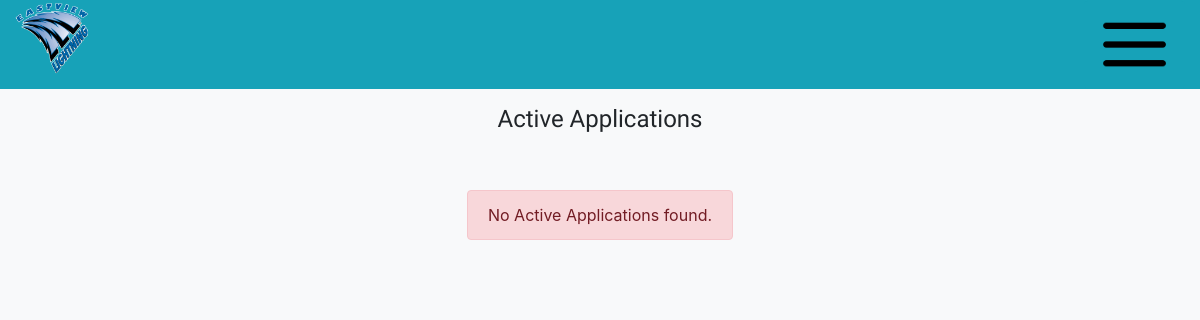
The app's page /AdminPage/Applications (signed in), older data.
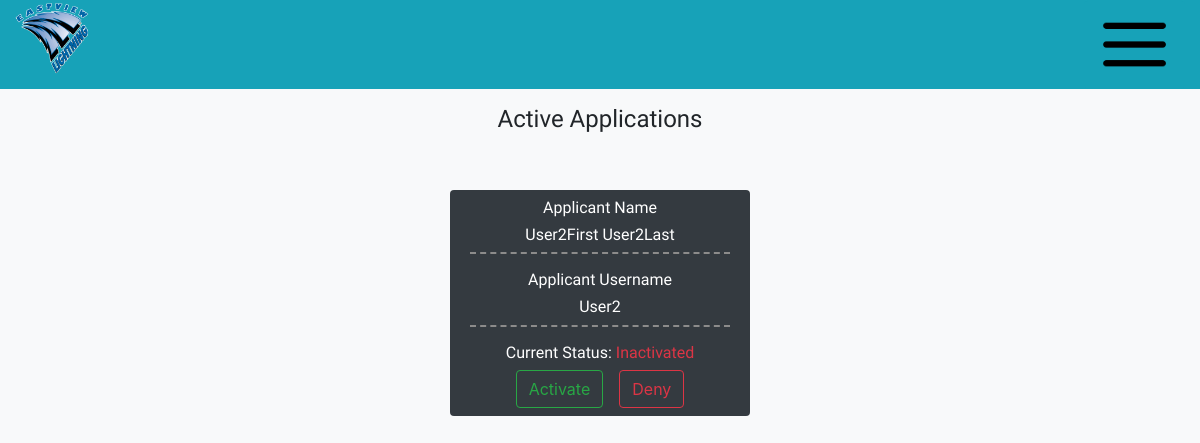
The same page, newer data.
### MainPage/models.py (models this page shows, shortened)
class Member(models.Model):
    user = models.OneToOneField(User,on_delete=models.CASCADE)
    profileimage = models.ImageField(default='/Person.png')
    text = models.TextField(default="I am a member of the Eastview Science Olympiad Team. It's a really fun time to be a part of the team, the events are great and never are boring. Maybe you should join sometime.")
    events = models.ManyToManyField(Event,blank=True)
    awards = models.ManyToManyField(Award,blank=True)
    Is_Capitan = models.BooleanField(default=False)
    AccountStatus = models.CharField(max_length=11,choices=AccStatus,default="Inactivated")

### AdminConsole/views.py (the view)
# urls.py: path('AdminPage/Applications',Admin_views.Applications,name="Applications"),
def Applications(request):
    if request.user.is_staff:
        if request.method == "POST":
            username = request.POST.get("username")
            Person = Member.objects.get(user=User.objects.get(username=username))
            if request.POST.get("intent") == "Activate":
                Person.AccountStatus = "Activated"
                Person.save()
            else:
                Person.AccountStatus = "Rejected"
                Person.save()
            return JsonResponse({"request":"Success"})
        else:
            context = {
                "Applicants":Member.objects.filter(Q(AccountStatus="Rejected")|Q(AccountStatus="Inactivated")),
            }
            return render(request, 'AdminConsole/Applications.html',context)
    else:
        return redirect('MainPage')

### templates/AdminConsole/Applications.html (shortened to what this page needs)
{% load static %}
<!DOCTYPE html>
<html>
    <head>
        <link rel="stylesheet" href="https://stackpath.bootstrapcdn.com/bootstrap/4.3.1/css/bootstrap.min.css">
        <link rel="stylesheet" href="//cdnjs.cloudflare.com/ajax/libs/jasny-bootstrap/4.0.0/css/jasny-bootstrap.min.css">
        <link rel="stylesheet" href="{% static 'MainPage/style.css' %}">
        <link href="//maxcdn.bootstrapcdn.com/bootstrap/4.0.0/css/bootstrap.min.css" rel="stylesheet" id="bootstrap-css">
    </head>
    <body class="bg-light">
        <div class="container-fluid px-0">
            <div class="row d-flex align-items-center bg-info mx-0">
                <div class="col align-self-start">
                    <img src="{% static 'MainPage/EVHS_Logo.png' %}" class="Logo">
                </div>
                <div class="col align-self-center">
                </div>
                <div class="col align-self-end justify-content-end">
                    <button class="Menu btn btn-info float-right"><img src="{% static 'MainPage/Menu.png' %}" class="Logo"></button>
                </div>
            </div>
        </div>
        <div class="container-fluid bg-light d-flex justify-content-center px-0 mt-3">
            <h1 class="display title">Active Applications</h1>
        </div>
        <div class="container-fluid px-0 mb-4 bg-light">
            <div class="row mx-0 d-flex justify-content-center">
                {% for applicant in Applicants %}
                <div class="col-md-3 col-sm-6 align-self-center mt-5 mx-2 bg-dark rounded d-flex justify-content-center">
                    <div class="container-fluid">
                        <div class="row d-flex justify-content-center">
                            <h3 class="username text-white mt-2">Applicant Name</h3>
                        </div>
                        <div class="row d-flex justify-content-center">
                            <h3 class="username text-white">{{applicant.user.first_name}} {{applicant.user.last_name}}</h3>
                        </div>
                        <div class="row">
                            <hr class="divider bg-dark mt-0">
                        </div>
                        <div class="row d-flex justify-content-center">
                            <h3 class="username text-white">Applicant Username</h3>
                        </div>
                        <div class="row d-flex justify-content-center">
                            <h3 class="UsernameContainer username text-white">{{applicant.user.username}}</h3>
                        </div>
                        <div class="row">
                            <hr class="divider bg-dark mt-0">
                        </div>
                        <div class="row d-flex justify-content-center">
                            <h3 class="username text-white">Current Status: <span class="Status text-danger">{{applicant.AccountStatus}}</span></h3>
                        </div>
                        <div class="row d-flex justify-content-center mb-2">
                            <button class="btn btn-outline-success mx-2 Activate">Activate</button>
                            <button class="btn btn-outline-danger mx-2 Deny">Deny</button>
                        </div>
                    </div>
                </div>
                {% empty %}
                <div class="col-md-3 col-sm-6 align-self-center mt-5 mx-2 rounded d-flex justify-content-center">
                    <div class="alert alert-danger">
                        No Active Applications found.
                    </div>
                </div>
                {% endfor %}
            </div>
        </div>
    </body>
</html>

Row changes from the older to the newer data that the page shows:
added Member: user.first_name "User2First", user.last_name "User2Last", user.username "User2", AccountStatus "Inactivated"
Text that changed along with them:
text no longer shown: "No Active Applications found."
